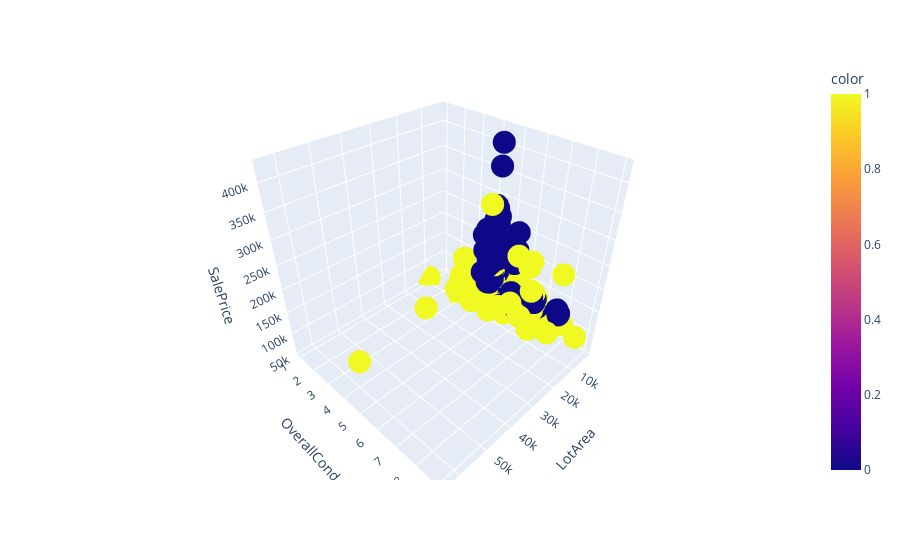

Notebook cell for this chart:
### Code cell
auc_scores = perform_rkde_experiment(
    algos,
    dataset,
    dataset_options,
    outlierprop_range,
    kernel,
)

### Figure 1 — Plotly figure (JSON) as saved in the notebook; plotly's stock layout.template omitted (floating-point values rounded to 4 significant figures; data arrays with more than 128 entries replaced by an {"elided": "..."} marker saying what was removed)
{"data": [{"hovertemplate": "LotArea=%{x}<br>OverallCond=%{y}<br>SalePrice=%{z}<br>color=%{marker.color}<extra></extra>", "legendgroup": "", "marker": {"color": {"elided": "250 int values"}, "coloraxis": "coloraxis", "symbol": "circle"}, "mode": "markers", "name": "", "scene": "scene", "showlegend": false, "type": "scatter3d", "x": {"elided": "250 int values"}, "y": {"elided": "250 int values"}, "z": {"elided": "250 int values"}}], "layout": {"coloraxis": {"colorbar": {"title": {"text": "color"}}, "colorscale": [[0, "#0d0887"], [0.1111, "#46039f"], [0.2222, "#7201a8"], [0.3333, "#9c179e"], [0.4444, "#bd3786"], [0.5556, "#d8576b"], [0.6667, "#ed7953"], [0.7778, "#fb9f3a"], [0.8889, "#fdca26"], [1, "#f0f921"]]}, "legend": {"tracegroupgap": 0}, "margin": {"t": 60}, "scene": {"domain": {"x": [0, 1], "y": [0, 1]}, "xaxis": {"title": {"text": "LotArea"}}, "yaxis": {"title": {"text": "OverallCond"}}, "zaxis": {"title": {"text": "SalePrice"}}}}}
